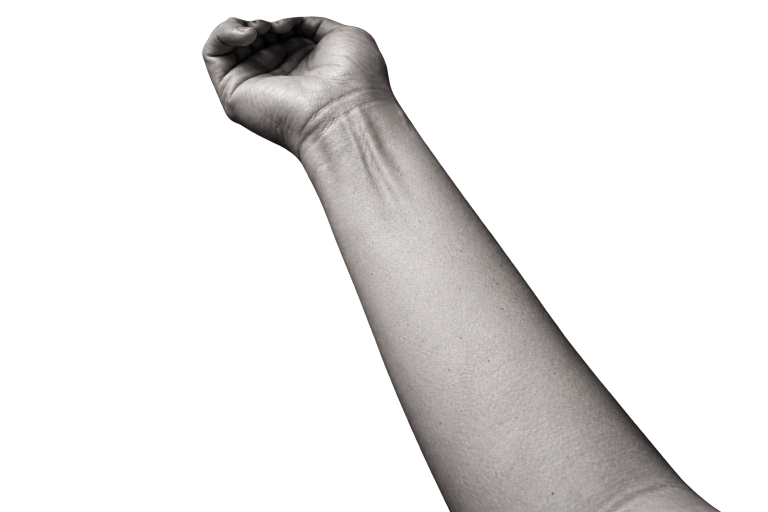
#> input picture src/assets/img/braco.webp, 1536 x 1024 px, found by its file name (shown at 1/2 size)
$ python encaixe.py
#> lines starting #> are read from the running program, lines starting #| are printed output that depends on the picture; after the words box and inside, x2 and y2 are one past the last pixel; in counts of white or black regions, pixels touching at a corner belong together
"""Acha onde o beija-flor cabe no antebraço: maior escala com folga até a borda da pele.

Rodar da raiz do projeto depois do vetoriza.py: python3 arquivos/fonte/encaixe.py
O resultado (escala, giro, centro) vai em BEIJA_FLOR, em src/motion/sessao.js.
"""
import json, math
import numpy as np
from PIL import Image
from scipy import ndimage as ndi
a = np.array(Image.open('public/img/braco.webp'))[:, :, 3] > 128
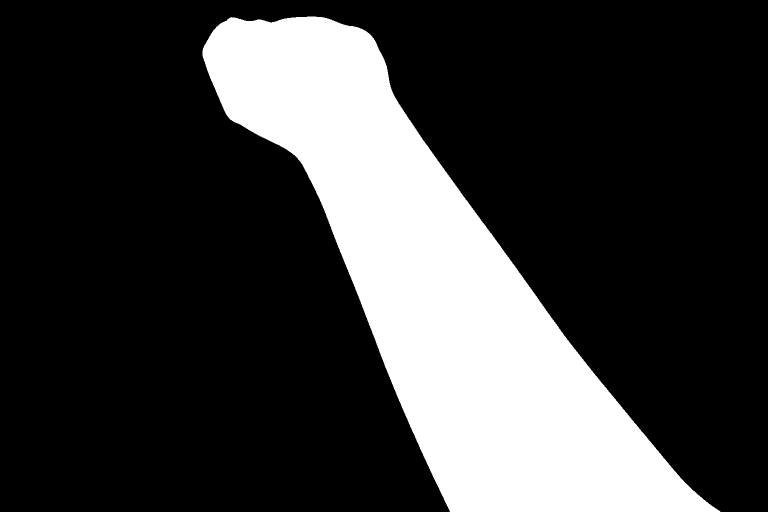
#> a: shape (1024, 1536) bool (shown at 1/2 size); 23.4% white; 1 white region, box (x1, y1, x2, y2) and area: (405, 33, 1441, 1024) 368142
for y in range(250, 1024, 50):
    xs = np.where(a[y])[0]
    print(y, xs.min(), xs.max(), 'centro', (xs.min()+xs.max())//2, 'larg', xs.max()-xs.min())
#> this loop made 16 passes
#| 250 483 826 centro 654 larg 343
#| 300 575 860 centro 717 larg 285
#| 350 616 896 centro 756 larg 280
#| 400 640 932 centro 786 larg 292
#| 450 660 969 centro 814 larg 309
#| 500 679 1006 centro 842 larg 327
#| 550 700 1042 centro 871 larg 342
#| 600 720 1077 centro 898 larg 357
#> (further printed lines are left out)
#> (the run stopped early here; a loop or call above may not have finished)
